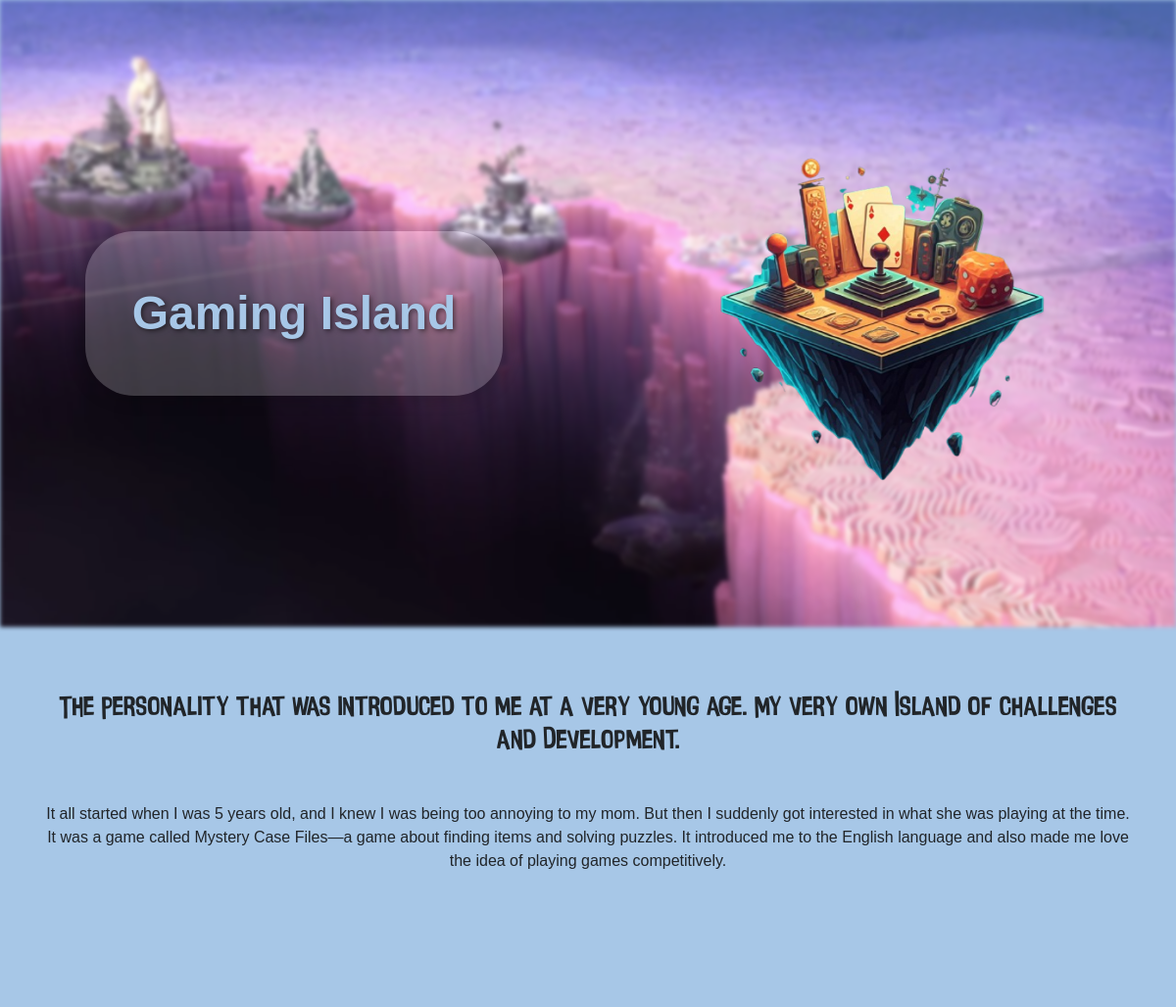
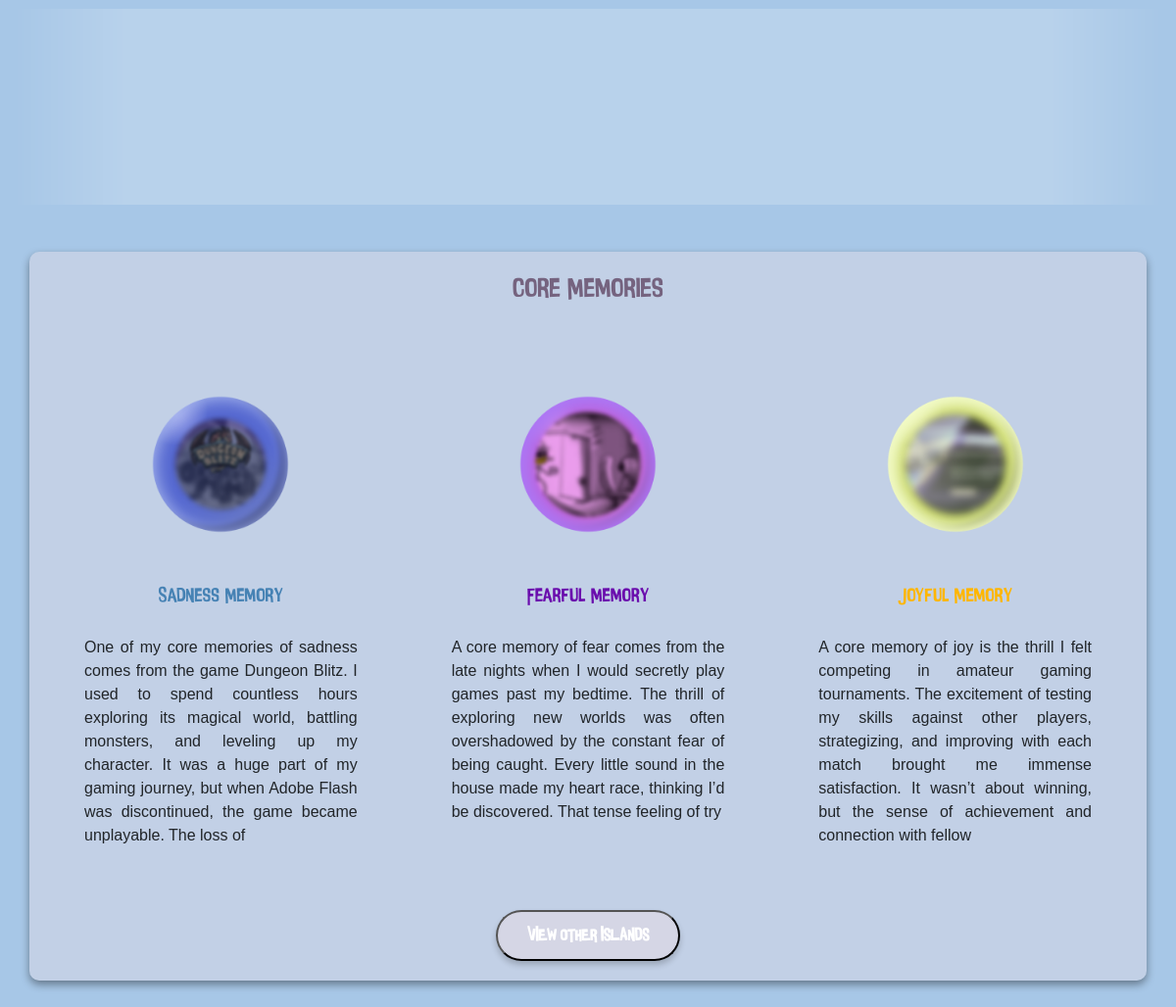
Screenshot of /view.php?islandOfPersonalityID=1 with the database file from the repository (2 pictures, top to bottom).
### tables this page shows
CREATE TABLE `islandsofpersonality` (
  `islandOfPersonalityID` int(4) NOT NULL,
  `name` varchar(40) NOT NULL,
  `shortDescription` varchar(300) DEFAULT NULL,
  `longDescription` varchar(900) DEFAULT NULL,
  `color` varchar(10) DEFAULT NULL,
  `image` varchar(50) DEFAULT NULL,
  `status` varchar(10) DEFAULT NULL
);

CREATE TABLE `islandcontents` (
  `islandContentID` int(4) NOT NULL,
  `islandOfPersonalityID` int(4) NOT NULL,
  `image` varchar(50) DEFAULT NULL,
  `content` varchar(300) NOT NULL,
  `color` varchar(20) DEFAULT NULL
);

### php/connect.php (called while the page is built, shortened)
<?php
function executeQuery($query)
{
    $conn = $GLOBALS['conn'];
    return mysqli_query($conn, $query);
}

### view.php (the view, shortened to what this page needs)
<?php
include("php/connect.php");
$ID = $_GET["islandOfPersonalityID"];
$islandPersonalityQuery = "SELECT * FROM islandsofpersonality WHERE islandOfPersonalityID = $ID";
$islandPersonalityResult = executeQuery($islandPersonalityQuery);
$islandContentQuery = "SELECT * FROM islandcontents WHERE islandOfPersonalityID =$ID";
$islandContentResult = executeQuery($islandContentQuery);
while ($row = mysqli_fetch_assoc($islandPersonalityResult)) {
    $name = $row["name"];
    $shortDescription = $row["shortDescription"];
    $longDescription = $row["longDescription"];
    $image = $row["image"];
    $color = $row["color"];
}
?>
<!DOCTYPE html>
<html lang="en">
<head>
    <link href="https://cdn.jsdelivr.net/npm/bootstrap@5.3.0-alpha1/dist/css/bootstrap.min.css" rel="stylesheet">
    <link
        href="https://cdn.jsdelivr.net/npm/bootstrap@5.3.0-alpha3/dist/css/bootstrap.min.css"
        rel="stylesheet" />
    <link
        rel="stylesheet"
        href="https://cdnjs.cloudflare.com/ajax/libs/animate.css/4.1.1/animate.min.css" />
</head>
<body style="background-color: <?php echo $color ?>">
    <div class="container-fluid position-relative" style="height: 80vh;">
        <div class="bg-blur" style="background-image: url('images/bgIslands.png'); background-size: cover; background-position: center; height: 100%; width: 100%; position: absolute; top: 0; left: 0; filter: blur(2px); z-index: 0;"></div>
        <div class="row align-items-center position-relative" style="height: 100%; z-index: 1;">
            <div class="col-lg-6 col-md-6 col-sm-12 d-flex justify-content-center">
                <div class="wow animate__animated animate__zoomInDown animate__slow island-name p-5" style="color: <?php echo $color ?>;
            z-index: 1;
            position: relative;
            background-color: rgba(255, 255, 255, 0.2);
            border-radius: 50px;
            padding: 20px 40px;
            box-shadow: 0 0 20px rgba(0, 0, 0, 0.3);
            text-shadow: 2px 2px 5px rgba(0, 0, 0, 0.5);
            font-family: 'Poppins', sans-serif;
            font-size: 3rem;"><?php echo $name ?></div>
            </div>
            <div class="col-lg-6 col-md-6 col-sm-12 d-flex justify-content-center">
                <img src="images/<?php echo $image ?>" alt="<?php echo $image ?>" style="z-index: 1; position: relative;" class="wow animate__animated animate__zoomInUp animate__slow img-fluid p-5 island-image">
            </div>
        </div>
    </div>
    <section class="container mt-5">
        <div class="row">
            <div class="col-md-12 text-center">
                <h3 class="wow animate__animated animate__fadeInUp animate__slower p-3" style="font-family: 'Inside'"><?php echo $shortDescription ?></h3>
                <p class="wow animate__animated animate__fadeInUp animate__slower pt-4" style="font-family: 'Poppins', sans-serif"><?php echo $longDescription ?></p>
            </div>
        </div>
    </section>
    <div class="wow animate__animated animate__fadeInUp animate__slow container-fluid">
        <div class="row" style="height: 10vh"></div>
        <div class="row">
            <div class="col slider-container">
                <div class="slider" style="
            --width: 100px;
            --height: 50px;
            --quantity: 10;
        ">
                </div>
                <div class="slider" reverse="true" style="
            --width: 200px;
            --height: 200px;
            --quantity: 9;
            background-color: rgba(255, 255, 255, 0.2);
        ">
                </div>
            </div>
        </div>
    </div>
    <section class="wow animate__animated animate__slideInUp animate__slow container mt-5 core-memories my-5">
        <h3 class="wow animate__animated animate__fadeInUp animate__slow animate__delay-1s text-center mb-4" style="font-family: 'Inside'; color: #75637f !important;">Core Memories</h3>
        <div class="row">
            <?php while ($row = mysqli_fetch_assoc($islandContentResult)) {
            ?>
                <div class="wow animate__animated animate__fadeInUp animate__slow animate__delay-2s col-md-4 core-memory p-5">
                    <img class="core-images my-3" src="images/<?php echo $row["image"] ?>" alt="<?php echo $row["content"] ?>">
                    <h5 style="font-family: 'Inside'; margin-block: 30px; color:
                        <?php
                        $memoryColor = strtolower(trim($row["color"]));
                        if ($memoryColor == "joyful memory") {
                            echo "#FFB600";
                        } elseif ($memoryColor == "sadness memory") {
                            echo "#4682B4";
                        } elseif ($memoryColor == "fearful memory") {
                            echo "#6A0DAD";
                        } elseif ($memoryColor == "raging memory") {
                            echo "#D32F2F";
                        }
                        ?>
                    ">
                        <?php echo $row["color"] ?>
                    </h5>
                    <p style="text-align: justify;"><?php echo $row["content"] ?></p>
                </div>
            <?php } ?>
        </div>
        <div class="row text-center">
            <a href="./#personalities">
                <button class="btnView"> View Other Islands</button>
            </a>
        </div>
    </section>
</body>
</html>

### view.php (style rules this page uses)
body { font-family: 'Poppins', sans-serif; }
h1, h2, h3, h4, h5, h6, p { cursor: default; }
.slider-container { width: min(1200px, 90vw); margin: auto; }
.slider { width: 100%; height: var(--height); overflow: hidden; mask-image: linear-gradient(to right, transparent, #000 10% 90%, transparent); }
.island-name, .island-image { cursor: default; font-family: "Inside"; font-weight: bold; transition: transform 0.5s ease-in-out; }
.core-memories { background-color: rgba(255, 228, 225, .3); padding: 20px; border-radius: 10px; box-shadow: 0 4px 8px rgba(0, 0, 0, 0.4); }
.core-memory { text-align: center; padding: 15px; }
.core-images { transition: transform 0.3s ease, filter 0.3s ease; }
.core-memory img { border-radius: 50%; width: 150px; height: 150px; object-fit: cover; margin-bottom: 10px; }
.btnView { background-color: rgba(255, 228, 225, .3); color: #fff; padding: 12px 30px; font-size: 16px; font-family: 'Inside', sans-serif; font-weight: bold; text-transform: uppercase; border-radius: 30px; cursor: pointer; outline: none; transition: all 0.3s ease-in-out; box-shadow: 0 4px 6px rgba(0, 0, 0, 0.2); }

### rows the page displays
islandsofpersonality: name "Gaming Island", image (picture), shortDescription "The Personality that was introduced to me at a very young age. My very own Island of Challenges and Development.", longDescription "It all started when I was 5 years old, and I knew I was being too annoying to my mom. But then I suddenly got interested in what she was playing at the time. It was a game called Mystery Case Files—a game about finding items and solving puzzles. It introduced me to the English language and also made me love the idea of playing games competitively."
islandcontents: image (picture), color "Sadness Memory", content "One of my core memories of sadness comes from the game Dungeon Blitz. I used to spend countless hours exploring its magical world, battling monsters, and leveling up my character. It was a huge part of my gaming journey, but when Adobe Flash was discontinued, the game became unplayable. The loss of"
islandcontents: image (picture), color "Fearful Memory", content "A core memory of fear comes from the late nights when I would secretly play games past my bedtime. The thrill of exploring new worlds was often overshadowed by the constant fear of being caught. Every little sound in the house made my heart race, thinking I’d be discovered. That tense feeling of try"
islandcontents: image (picture), color "Joyful Memory", content "A core memory of joy is the thrill I felt competing in amateur gaming tournaments. The excitement of testing my skills against other players, strategizing, and improving with each match brought me immense satisfaction. It wasn’t about winning, but the sense of achievement and connection with fellow"
